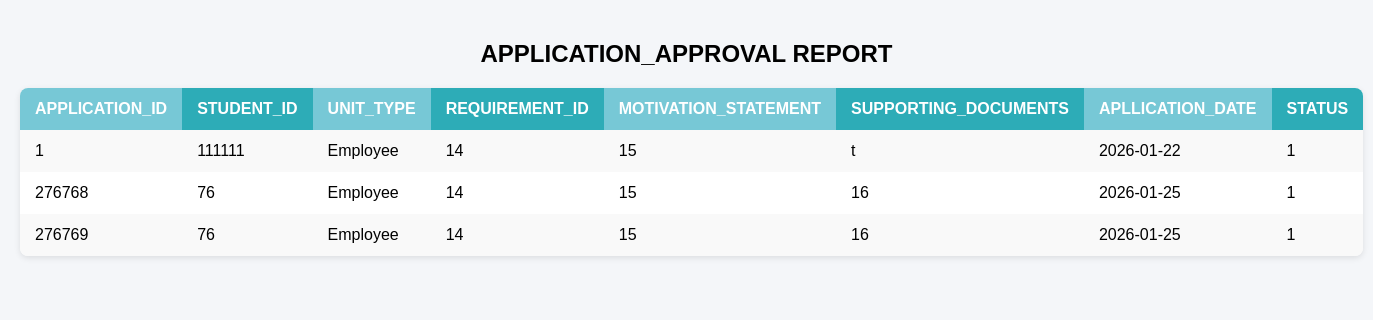
The app's page /unitapplication_report.php with its own data.
### tables this page shows
CREATE TABLE `unit_application_form` (
  `student_id` varchar(100) NOT NULL,
  `unit_type` varchar(100) NOT NULL,
  `requirement_id` varchar(100) NOT NULL,
  `motivation_statement` varchar(100) NOT NULL,
  `supporting_documents` varchar(100) NOT NULL,
  `application_date` varchar(100) NOT NULL,
  `status` varchar(100) NOT NULL,
  `id` int(11) NOT NULL,
  `application_id` int(11) NOT NULL
);

### unitapplication_report.php (the view, shortened to what this page needs)
<?php
$dsn="mysql:host=localhost;dbname=online forum;charset=utf8mb4";
$username="root";
$password="";
try{
$CONN=new PDO($dsn,$username,$password);
$CONN->setAttribute(PDO::ATTR_ERRMODE,PDO::ERRMODE_EXCEPTION);
}catch(PDOException $e){
die("connection failed:" . $e->getMessage());}
$stmt=$CONN->query("SELECT * FROM unit_application_form");
$rows=$stmt->fetchAll(PDO::FETCH_ASSOC);?>
<!DOCTYPE html>
<html>
<head>
</head><body>
<h2 align="center">APPLICATION_APPROVAL REPORT</h2>
<?php if(!empty($rows)):?>
<table>
<tr>
<th>APPLICATION_ID</th>
<th>STUDENT_ID</th>
<th>UNIT_TYPE</th>
<th>REQUIREMENT_ID</th>
<th>MOTIVATION_STATEMENT</th>
<th>SUPPORTING_DOCUMENTS</th>
<th>APLLICATION_DATE</th>
<th>STATUS</th>
</tr>
<?php foreach($rows as $row):?>
<tr><td><?php echo htmlspecialchars($row['application_id']); ?></td>
<td><?php echo htmlspecialchars($row['student_id']); ?></td>
<td><?php echo htmlspecialchars($row['unit_type']); ?></td>
<td><?php echo htmlspecialchars($row['requirement_id']); ?></td>
<td><?php echo htmlspecialchars($row['motivation_statement']); ?></td>
<td><?php echo htmlspecialchars($row['supporting_documents']); ?></td>
<td><?php echo htmlspecialchars($row['application_date']); ?></td>
<td><?php echo htmlspecialchars($row['status']); ?></td>
</tr>
<?php endforeach; ?>
</table>
<?php endif; ?>
</body>
</html>

### unitapplication_report.php (style rules this page uses)
body { font-family: Arial, sans-serif; background: #f4f6f9; margin: 0; padding: 20px; }
table { width: 100%; border-collapse: collapse; background: #fff; box-shadow: 0 2px 6px rgba(0,0,0,0.1); border-radius: 8px; overflow: hidden; }
th, td { padding: 12px 15px; text-align: left; }
th { background: #007bff; color: #fff; font-weight: bold; }
tr:nth-child(even) { background: #f9f9f9; }
th:nth-child(odd) { background: #77c8d6; color: #fff; }
th:nth-child(even) { background: #2dacb7; color: #fff; }

### records on screen
unit_application_form: application "1", student "111111", unit_type "Employee", requirement "14", motivation_statement "15", supporting_documents "t", application_date "2026-01-22", status "1"
unit_application_form: application "276768", student "76", unit_type "Employee", requirement "14", motivation_statement "15", supporting_documents "16", application_date "2026-01-25", status "1"
unit_application_form: application "276769", student "76", unit_type "Employee", requirement "14", motivation_statement "15", supporting_documents "16", application_date "2026-01-25", status "1"
